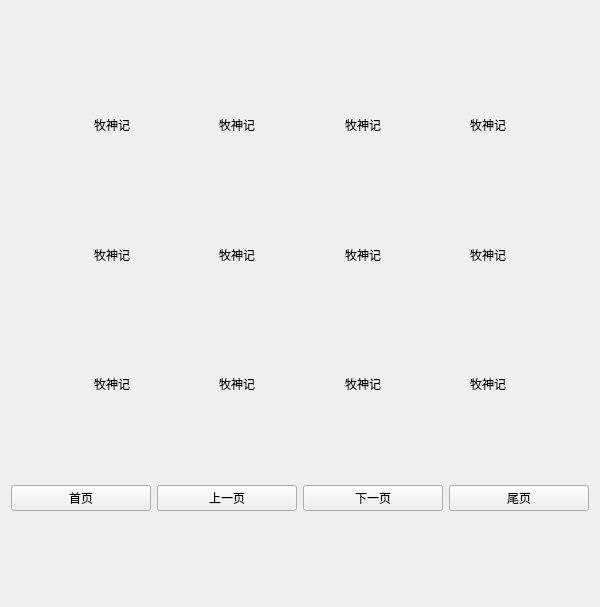
<?xml version="1.0" encoding="UTF-8"?>
<ui version="4.0">
 <class>BookStackWidget</class>
 <widget class="QWidget" name="BookStackWidget">
  <property name="geometry">
   <rect>
    <x>0</x>
    <y>0</y>
    <width>600</width>
    <height>607</height>
   </rect>
  </property>
  <property name="maximumSize">
   <size>
    <width>600</width>
    <height>607</height>
   </size>
  </property>
  <property name="windowTitle">
   <string>Form</string>
  </property>
  <layout class="QVBoxLayout" name="verticalLayout_13">
   <item>
    <spacer name="verticalSpacer_2">
     <property name="orientation">
      <enum>Qt::Vertical</enum>
     </property>
     <property name="sizeHint" stdset="0">
      <size>
       <width>20</width>
       <height>23</height>
      </size>
     </property>
    </spacer>
   </item>
   <item>
    <layout class="QHBoxLayout" name="horizontalLayout_2">
     <item>
      <spacer name="horizontalSpacer_5">
       <property name="orientation">
        <enum>Qt::Horizontal</enum>
       </property>
       <property name="sizeHint" stdset="0">
        <size>
         <width>40</width>
         <height>20</height>
        </size>
       </property>
      </spacer>
     </item>
     <item>
      <layout class="QVBoxLayout" name="verticalLayout">
       <item>
        <widget class="QLabel" name="picNovelLabel">
         <property name="maximumSize">
          <size>
           <width>130</width>
           <height>150</height>
          </size>
         </property>
         <property name="text">
          <string/>
         </property>
         <property name="pixmap">
          <pixmap resource="images.qrc">:/images/images/mushenji.jpg</pixmap>
         </property>
        </widget>
       </item>
       <item>
        <widget class="QLabel" name="novelTitleLabel">
         <property name="text">
          <string>牧神记</string>
         </property>
         <property name="alignment">
          <set>Qt::AlignCenter</set>
         </property>
        </widget>
       </item>
      </layout>
     </item>
     <item>
      <spacer name="horizontalSpacer">
       <property name="orientation">
        <enum>Qt::Horizontal</enum>
       </property>
       <property name="sizeHint" stdset="0">
        <size>
         <width>40</width>
         <height>20</height>
        </size>
       </property>
      </spacer>
     </item>
     <item>
      <layout class="QVBoxLayout" name="verticalLayout_4">
       <item>
        <widget class="QLabel" name="picNovelLabel_4">
         <property name="maximumSize">
          <size>
           <width>130</width>
           <height>150</height>
          </size>
         </property>
         <property name="text">
          <string/>
         </property>
         <property name="pixmap">
          <pixmap resource="images.qrc">:/images/images/mushenji.jpg</pixmap>
         </property>
        </widget>
       </item>
       <item>
        <widget class="QLabel" name="novelTitleLabel_4">
         <property name="text">
          <string>牧神记</string>
         </property>
         <property name="alignment">
          <set>Qt::AlignCenter</set>
         </property>
        </widget>
       </item>
      </layout>
     </item>
     <item>
      <spacer name="horizontalSpacer_2">
       <property name="orientation">
        <enum>Qt::Horizontal</enum>
       </property>
       <property name="sizeHint" stdset="0">
        <size>
         <width>40</width>
         <height>20</height>
        </size>
       </property>
      </spacer>
     </item>
     <item>
      <layout class="QVBoxLayout" name="verticalLayout_5">
       <item>
        <widget class="QLabel" name="picNovelLabel_5">
         <property name="maximumSize">
          <size>
           <width>130</width>
           <height>150</height>
          </size>
         </property>
         <property name="text">
          <string/>
         </property>
         <property name="pixmap">
          <pixmap resource="images.qrc">:/images/images/mushenji.jpg</pixmap>
         </property>
        </widget>
       </item>
       <item>
        <widget class="QLabel" name="novelTitleLabel_5">
         <property name="text">
          <string>牧神记</string>
         </property>
         <property name="alignment">
          <set>Qt::AlignCenter</set>
         </property>
        </widget>
       </item>
      </layout>
     </item>
     <item>
      <spacer name="horizontalSpacer_4">
       <property name="orientation">
        <enum>Qt::Horizontal</enum>
       </property>
       <property name="sizeHint" stdset="0">
        <size>
         <width>40</width>
         <height>20</height>
        </size>
       </property>
      </spacer>
     </item>
     <item>
      <layout class="QVBoxLayout" name="verticalLayout_3">
       <item>
        <widget class="QLabel" name="picNovelLabel_3">
         <property name="maximumSize">
          <size>
           <width>130</width>
           <height>150</height>
          </size>
         </property>
         <property name="text">
          <string/>
         </property>
         <property name="pixmap">
          <pixmap resource="images.qrc">:/images/images/mushenji.jpg</pixmap>
         </property>
        </widget>
       </item>
       <item>
        <widget class="QLabel" name="novelTitleLabel_3">
         <property name="text">
          <string>牧神记</string>
         </property>
         <property name="alignment">
          <set>Qt::AlignCenter</set>
         </property>
        </widget>
       </item>
      </layout>
     </item>
     <item>
      <spacer name="horizontalSpacer_3">
       <property name="orientation">
        <enum>Qt::Horizontal</enum>
       </property>
       <property name="sizeHint" stdset="0">
        <size>
         <width>40</width>
         <height>20</height>
        </size>
       </property>
      </spacer>
     </item>
    </layout>
   </item>
   <item>
    <spacer name="verticalSpacer">
     <property name="orientation">
      <enum>Qt::Vertical</enum>
     </property>
     <property name="sizeHint" stdset="0">
      <size>
       <width>20</width>
       <height>23</height>
      </size>
     </property>
    </spacer>
   </item>
   <item>
    <layout class="QHBoxLayout" name="horizontalLayout_3">
     <item>
      <spacer name="horizontalSpacer_6">
       <property name="orientation">
        <enum>Qt::Horizontal</enum>
       </property>
       <property name="sizeHint" stdset="0">
        <size>
         <width>40</width>
         <height>20</height>
        </size>
       </property>
      </spacer>
     </item>
     <item>
      <layout class="QVBoxLayout" name="verticalLayout_2">
       <item>
        <widget class="QLabel" name="picNovelLabel_2">
         <property name="maximumSize">
          <size>
           <width>130</width>
           <height>150</height>
          </size>
         </property>
         <property name="text">
          <string/>
         </property>
         <property name="pixmap">
          <pixmap resource="images.qrc">:/images/images/mushenji.jpg</pixmap>
         </property>
        </widget>
       </item>
       <item>
        <widget class="QLabel" name="novelTitleLabel_2">
         <property name="text">
          <string>牧神记</string>
         </property>
         <property name="alignment">
          <set>Qt::AlignCenter</set>
         </property>
        </widget>
       </item>
      </layout>
     </item>
     <item>
      <spacer name="horizontalSpacer_7">
       <property name="orientation">
        <enum>Qt::Horizontal</enum>
       </property>
       <property name="sizeHint" stdset="0">
        <size>
         <width>40</width>
         <height>20</height>
        </size>
       </property>
      </spacer>
     </item>
     <item>
      <layout class="QVBoxLayout" name="verticalLayout_6">
       <item>
        <widget class="QLabel" name="picNovelLabel_6">
         <property name="maximumSize">
          <size>
           <width>130</width>
           <height>150</height>
          </size>
         </property>
         <property name="text">
          <string/>
         </property>
         <property name="pixmap">
          <pixmap resource="images.qrc">:/images/images/mushenji.jpg</pixmap>
         </property>
        </widget>
       </item>
       <item>
        <widget class="QLabel" name="novelTitleLabel_6">
         <property name="text">
          <string>牧神记</string>
         </property>
         <property name="alignment">
          <set>Qt::AlignCenter</set>
         </property>
        </widget>
       </item>
      </layout>
     </item>
     <item>
      <spacer name="horizontalSpacer_8">
       <property name="orientation">
        <enum>Qt::Horizontal</enum>
       </property>
       <property name="sizeHint" stdset="0">
        <size>
         <width>40</width>
         <height>20</height>
        </size>
       </property>
      </spacer>
     </item>
     <item>
      <layout class="QVBoxLayout" name="verticalLayout_7">
       <item>
        <widget class="QLabel" name="picNovelLabel_7">
         <property name="maximumSize">
          <size>
           <width>130</width>
           <height>150</height>
          </size>
         </property>
         <property name="text">
          <string/>
         </property>
         <property name="pixmap">
          <pixmap resource="images.qrc">:/images/images/mushenji.jpg</pixmap>
         </property>
        </widget>
       </item>
       <item>
        <widget class="QLabel" name="novelTitleLabel_7">
         <property name="text">
          <string>牧神记</string>
         </property>
         <property name="alignment">
          <set>Qt::AlignCenter</set>
         </property>
        </widget>
       </item>
      </layout>
     </item>
     <item>
      <spacer name="horizontalSpacer_9">
       <property name="orientation">
        <enum>Qt::Horizontal</enum>
       </property>
       <property name="sizeHint" stdset="0">
        <size>
         <width>40</width>
         <height>20</height>
        </size>
       </property>
      </spacer>
     </item>
     <item>
      <layout class="QVBoxLayout" name="verticalLayout_8">
       <item>
        <widget class="QLabel" name="picNovelLabel_8">
         <property name="maximumSize">
          <size>
           <width>130</width>
           <height>150</height>
          </size>
         </property>
         <property name="text">
          <string/>
         </property>
         <property name="pixmap">
          <pixmap resource="images.qrc">:/images/images/mushenji.jpg</pixmap>
         </property>
        </widget>
       </item>
       <item>
        <widget class="QLabel" name="novelTitleLabel_8">
         <property name="text">
          <string>牧神记</string>
         </property>
         <property name="alignment">
          <set>Qt::AlignCenter</set>
         </property>
        </widget>
       </item>
      </layout>
     </item>
     <item>
      <spacer name="horizontalSpacer_10">
       <property name="orientation">
        <enum>Qt::Horizontal</enum>
       </property>
       <property name="sizeHint" stdset="0">
        <size>
         <width>40</width>
         <height>20</height>
        </size>
       </property>
      </spacer>
     </item>
    </layout>
   </item>
   <item>
    <spacer name="verticalSpacer_3">
     <property name="orientation">
      <enum>Qt::Vertical</enum>
     </property>
     <property name="sizeHint" stdset="0">
      <size>
       <width>20</width>
       <height>22</height>
      </size>
     </property>
    </spacer>
   </item>
   <item>
    <layout class="QHBoxLayout" name="horizontalLayout_4">
     <item>
      <spacer name="horizontalSpacer_11">
       <property name="orientation">
        <enum>Qt::Horizontal</enum>
       </property>
       <property name="sizeHint" stdset="0">
        <size>
         <width>40</width>
         <height>20</height>
        </size>
       </property>
      </spacer>
     </item>
     <item>
      <layout class="QVBoxLayout" name="verticalLayout_9">
       <item>
        <widget class="QLabel" name="picNovelLabel_9">
         <property name="maximumSize">
          <size>
           <width>130</width>
           <height>150</height>
          </size>
         </property>
         <property name="text">
          <string/>
         </property>
         <property name="pixmap">
          <pixmap resource="images.qrc">:/images/images/mushenji.jpg</pixmap>
         </property>
        </widget>
       </item>
       <item>
        <widget class="QLabel" name="novelTitleLabel_9">
         <property name="text">
          <string>牧神记</string>
         </property>
         <property name="alignment">
          <set>Qt::AlignCenter</set>
         </property>
        </widget>
       </item>
      </layout>
     </item>
     <item>
      <spacer name="horizontalSpacer_12">
       <property name="orientation">
        <enum>Qt::Horizontal</enum>
       </property>
       <property name="sizeHint" stdset="0">
        <size>
         <width>40</width>
         <height>20</height>
        </size>
       </property>
      </spacer>
     </item>
     <item>
      <layout class="QVBoxLayout" name="verticalLayout_10">
       <item>
        <widget class="QLabel" name="picNovelLabel_10">
         <property name="maximumSize">
          <size>
           <width>130</width>
           <height>150</height>
          </size>
         </property>
         <property name="text">
          <string/>
         </property>
         <property name="pixmap">
          <pixmap resource="images.qrc">:/images/images/mushenji.jpg</pixmap>
         </property>
        </widget>
       </item>
       <item>
        <widget class="QLabel" name="novelTitleLabel_10">
         <property name="text">
          <string>牧神记</string>
         </property>
         <property name="alignment">
          <set>Qt::AlignCenter</set>
         </property>
        </widget>
       </item>
      </layout>
     </item>
     <item>
      <spacer name="horizontalSpacer_13">
       <property name="orientation">
        <enum>Qt::Horizontal</enum>
       </property>
       <property name="sizeHint" stdset="0">
        <size>
         <width>40</width>
         <height>20</height>
        </size>
       </property>
      </spacer>
     </item>
     <item>
      <layout class="QVBoxLayout" name="verticalLayout_11">
       <item>
        <widget class="QLabel" name="picNovelLabel_11">
         <property name="maximumSize">
          <size>
           <width>130</width>
           <height>150</height>
          </size>
         </property>
         <property name="text">
          <string/>
         </property>
         <property name="pixmap">
          <pixmap resource="images.qrc">:/images/images/mushenji.jpg</pixmap>
         </property>
        </widget>
       </item>
       <item>
        <widget class="QLabel" name="novelTitleLabel_11">
         <property name="text">
          <string>牧神记</string>
         </property>
         <property name="alignment">
          <set>Qt::AlignCenter</set>
         </property>
        </widget>
       </item>
      </layout>
     </item>
     <item>
      <spacer name="horizontalSpacer_14">
       <property name="orientation">
        <enum>Qt::Horizontal</enum>
       </property>
       <property name="sizeHint" stdset="0">
        <size>
         <width>40</width>
         <height>20</height>
        </size>
       </property>
      </spacer>
     </item>
     <item>
      <layout class="QVBoxLayout" name="verticalLayout_12">
       <item>
        <widget class="QLabel" name="picNovelLabel_12">
         <property name="maximumSize">
          <size>
           <width>130</width>
           <height>150</height>
          </size>
         </property>
         <property name="text">
          <string/>
         </property>
         <property name="pixmap">
          <pixmap resource="images.qrc">:/images/images/mushenji.jpg</pixmap>
         </property>
        </widget>
       </item>
       <item>
        <widget class="QLabel" name="novelTitleLabel_12">
         <property name="text">
          <string>牧神记</string>
         </property>
         <property name="alignment">
          <set>Qt::AlignCenter</set>
         </property>
        </widget>
       </item>
      </layout>
     </item>
     <item>
      <spacer name="horizontalSpacer_15">
       <property name="orientation">
        <enum>Qt::Horizontal</enum>
       </property>
       <property name="sizeHint" stdset="0">
        <size>
         <width>40</width>
         <height>20</height>
        </size>
       </property>
      </spacer>
     </item>
    </layout>
   </item>
   <item>
    <spacer name="verticalSpacer_4">
     <property name="orientation">
      <enum>Qt::Vertical</enum>
     </property>
     <property name="sizeHint" stdset="0">
      <size>
       <width>20</width>
       <height>23</height>
      </size>
     </property>
    </spacer>
   </item>
   <item>
    <layout class="QHBoxLayout" name="horizontalLayout_5">
     <item>
      <widget class="QPushButton" name="pushButton_4">
       <property name="text">
        <string>首页</string>
       </property>
      </widget>
     </item>
     <item>
      <widget class="QPushButton" name="pushButton_3">
       <property name="text">
        <string>上一页</string>
       </property>
      </widget>
     </item>
     <item>
      <widget class="QPushButton" name="pushButton_2">
       <property name="text">
        <string>下一页</string>
       </property>
      </widget>
     </item>
     <item>
      <widget class="QPushButton" name="pushButton">
       <property name="text">
        <string>尾页</string>
       </property>
      </widget>
     </item>
    </layout>
   </item>
   <item>
    <spacer name="verticalSpacer_5">
     <property name="orientation">
      <enum>Qt::Vertical</enum>
     </property>
     <property name="sizeHint" stdset="0">
      <size>
       <width>20</width>
       <height>23</height>
      </size>
     </property>
    </spacer>
   </item>
  </layout>
 </widget>
 <resources>
  <include location="images.qrc"/>
 </resources>
 <connections/>
</ui>
